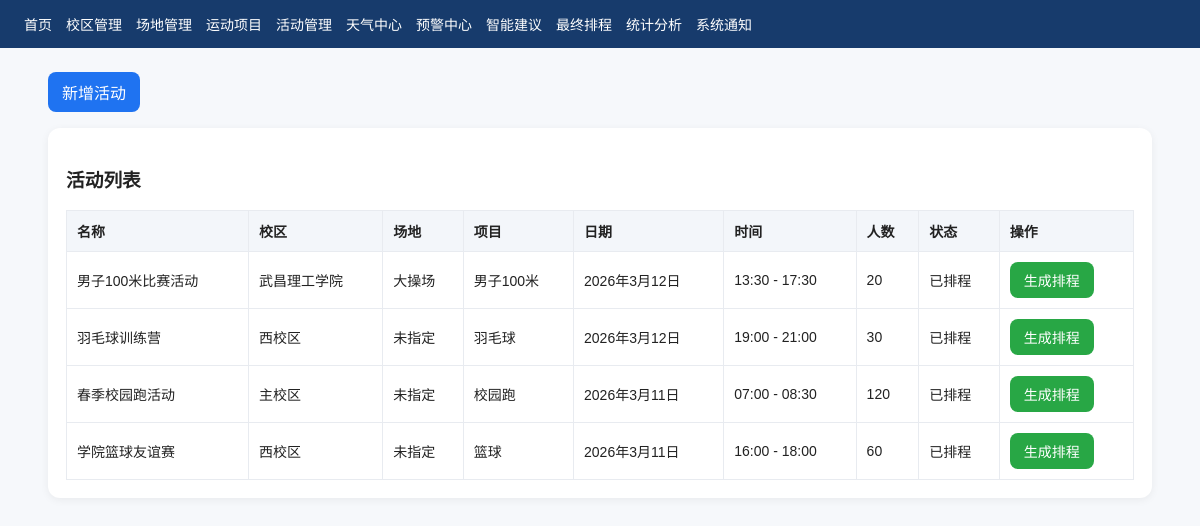
The app's page /meets/ with its own data.
### core/models.py (models this page shows, shortened)
class TimeStampedModel(models.Model):
    created_at = models.DateTimeField(auto_now_add=True, verbose_name="创建时间")
    updated_at = models.DateTimeField(auto_now=True, verbose_name="更新时间")
    class Meta:
        abstract = True

class Meet(TimeStampedModel):
    STATUS_CHOICES = [
        ("pending", "待安排"),
        ("scheduled", "已排程"),
        ("completed", "已完成"),
        ("cancelled", "已取消"),
    ]
    title = models.CharField(max_length=200, verbose_name="活动名称")
    campus = models.ForeignKey(Campus, on_delete=models.CASCADE, related_name="meets", verbose_name="校区")
    venue = models.ForeignKey(
        Venue,
        on_delete=models.SET_NULL,
        null=True,
        blank=True,
        related_name="meets",
        verbose_name="场地"
    )
    sport_event = models.ForeignKey(
        SportEvent,
        on_delete=models.CASCADE,
        related_name="meets",
        verbose_name="运动项目"
    )
    expected_people = models.PositiveIntegerField(default=20, verbose_name="预计人数")
    planned_date = models.DateField(verbose_name="计划日期")
    planned_start_time = models.TimeField(verbose_name="计划开始时间")
    planned_end_time = models.TimeField(verbose_name="计划结束时间")
    organizer = models.CharField(max_length=100, blank=True, verbose_name="组织者")
    contact = models.CharField(max_length=50, blank=True, verbose_name="联系方式")
    note = models.TextField(blank=True, verbose_name="备注")
    status = models.CharField(max_length=20, choices=STATUS_CHOICES, default="pending", verbose_name="状态")
    class Meta:
        verbose_name = "活动/比赛"
        verbose_name_plural = "活动/比赛"
        ordering = ["-planned_date", "planned_start_time"]

class Campus(TimeStampedModel):
    name = models.CharField(max_length=100, unique=True, verbose_name="校区名称")
    location = models.CharField(max_length=255, blank=True, verbose_name="位置")
    latitude = models.FloatField(default=31.2304, verbose_name="纬度")
    longitude = models.FloatField(default=121.4737, verbose_name="经度")
    description = models.TextField(blank=True, verbose_name="描述")
    class Meta:
        verbose_name = "校区"
        verbose_name_plural = "校区"
        ordering = ["id"]

class Venue(TimeStampedModel):
    VENUE_STATUS_CHOICES = [
        ("available", "可用"),
        ("maintenance", "维护中"),
        ("closed", "关闭"),
    ]
    campus = models.ForeignKey(
        Campus,
        on_delete=models.CASCADE,
        related_name="venues",
        verbose_name="所属校区"
    )
    name = models.CharField(max_length=100, verbose_name="场地名称")
    venue_type = models.CharField(max_length=100, verbose_name="场地类型")
    capacity = models.PositiveIntegerField(default=50, verbose_name="容量")
    status = models.CharField(
        max_length=20,
        choices=VENUE_STATUS_CHOICES,
        default="available",
        verbose_name="状态"
    )
    indoor = models.BooleanField(default=False, verbose_name="是否室内")
    has_lighting = models.BooleanField(default=False, verbose_name="是否有照明")
    description = models.TextField(blank=True, verbose_name="描述")
    class Meta:
        verbose_name = "场地"
        verbose_name_plural = "场地"
        ordering = ["campus_id", "id"]

class SportEvent(TimeStampedModel):
    intensity_choices = [
        ("low", "低强度"),
        ("medium", "中强度"),
        ("high", "高强度"),
    ]
    name = models.CharField(max_length=100, unique=True, verbose_name="项目名称")
    suitable_temp_min = models.IntegerField(default=12, verbose_name="适宜最低温")
    suitable_temp_max = models.IntegerField(default=28, verbose_name="适宜最高温")
    avoid_rain = models.BooleanField(default=True, verbose_name="是否避雨")
    avoid_wind_level = models.FloatField(default=8.0, verbose_name="最大适宜风速")
    intensity = models.CharField(
        max_length=20,
        choices=intensity_choices,
        default="medium",
        verbose_name="强度"
    )
    calories_per_hour = models.PositiveIntegerField(default=300, verbose_name="每小时热量消耗")
    description = models.TextField(blank=True, verbose_name="描述")
    class Meta:
        verbose_name = "运动项目"
        verbose_name_plural = "运动项目"
        ordering = ["id"]

### core/views.py (the view)
# urls.py: path("meets/", views.meet_list, name="meet_list"),
def meet_list(request):
    items = Meet.objects.select_related("campus", "venue", "sport_event").all()
    return render(request, "core/meet_list.html", {"items": items})

### core/templates/core/meet_list.html
{% extends 'core/base.html' %}
{% block content %}
<div class="toolbar"><a class="btn" href="/meets/create/">新增活动</a></div>
<div class="card">
    <h3>活动列表</h3>
    <table>
        <tr><th>名称</th><th>校区</th><th>场地</th><th>项目</th><th>日期</th><th>时间</th><th>人数</th><th>状态</th><th>操作</th></tr>
        {% for item in items %}
        <tr>
            <td>{{ item.title }}</td>
            <td>{{ item.campus.name }}</td>
            <td>{% if item.venue %}{{ item.venue.name }}{% else %}未指定{% endif %}</td>
            <td>{{ item.sport_event.name }}</td>
            <td>{{ item.planned_date }}</td>
            <td>{{ item.planned_start_time }} - {{ item.planned_end_time }}</td>
            <td>{{ item.expected_people }}</td>
            <td>{{ item.get_status_display }}</td>
            <td><a class="btn green" href="/schedules/generate/{{ item.id }}/">生成排程</a></td>
        </tr>
        {% empty %}
        <tr><td colspan="9">暂无数据</td></tr>
        {% endfor %}
    </table>
</div>
{% endblock %}

### core/templates/core/base.html (style rules this page uses)
body { font-family: Arial, sans-serif; margin: 0; background: #f6f8fb; color: #222; }
.card { background: #fff; border-radius: 12px; box-shadow: 0 2px 8px rgba(0,0,0,.06); padding: 18px; margin-bottom: 18px; }
table { width: 100%; border-collapse: collapse; background: #fff; }
th, td { border: 1px solid #e8ebf0; padding: 10px; font-size: 14px; text-align: left; }
th { background: #f3f6fa; }
.btn { display: inline-block; background: #1f73f1; color: #fff; text-decoration: none; padding: 8px 14px; border-radius: 8px; border: none; cursor: pointer; }
.btn.green { background: #28a745; }
.toolbar { display: flex; gap: 10px; flex-wrap: wrap; margin-bottom: 16px; }

### records on screen
Meet: title "男子100米比赛活动", campus.name "武昌理工学院", venue.name "大操场", sport_event.name "男子100米", planned_date "2026年3月12日", planned_start_time "13:30", planned_end_time "17:30", expected_people "20", status "已排程"
Meet: title "羽毛球训练营", campus.name "西校区", shows "未指定", sport_event.name "羽毛球", planned_date "2026年3月12日", planned_start_time "19:00", planned_end_time "21:00", expected_people "30", status "已排程"
Meet: title "春季校园跑活动", campus.name "主校区", shows "未指定", sport_event.name "校园跑", planned_date "2026年3月11日", planned_start_time "07:00", planned_end_time "08:30", expected_people "120", status "已排程"
Meet: title "学院篮球友谊赛", campus.name "西校区", shows "未指定", sport_event.name "篮球", planned_date "2026年3月11日", planned_start_time "16:00", planned_end_time "18:00", expected_people "60", status "已排程"
